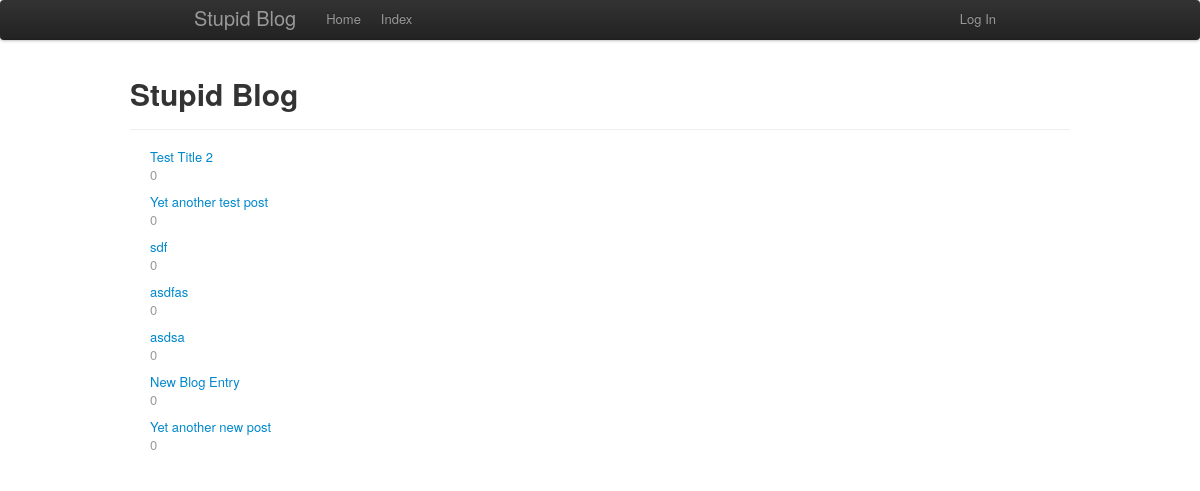
The app's page /categories.php, older data.
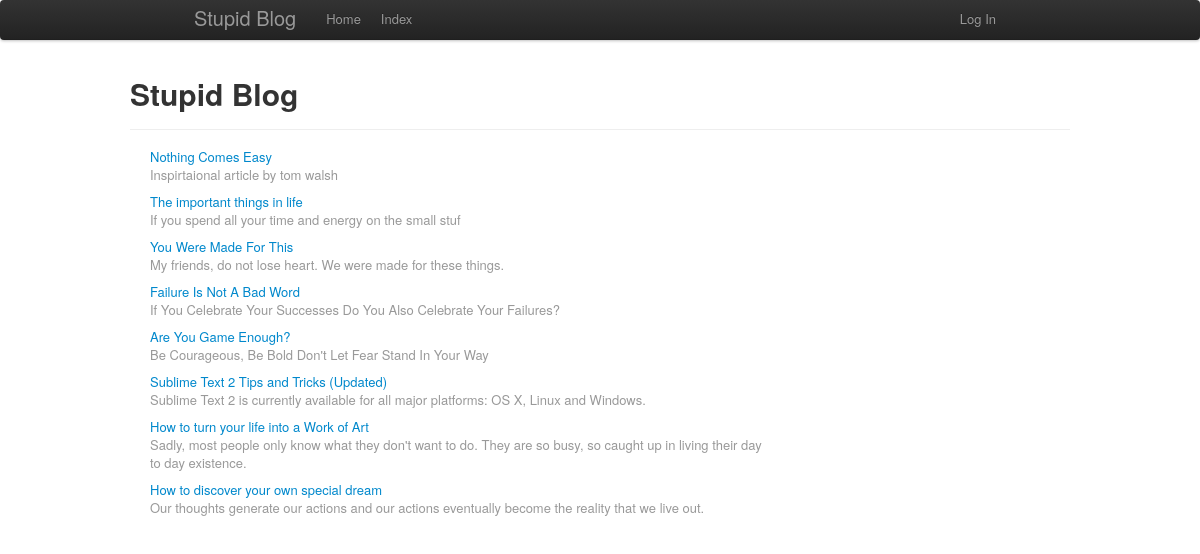
The same page, newer data.
### tables this page shows
CREATE TABLE IF NOT EXISTS `blog_posts` (
  `id` int(11) NOT NULL AUTO_INCREMENT,
  `title` varchar(255) NOT NULL,
  `post` text NOT NULL,
  `date_posted` date NOT NULL,
  `category` varchar(255) NOT NULL,
  PRIMARY KEY (`id`)
);

### categories.php (the view)
<?php include_once 'assets/includes/_header.php';
	$query = mysql_query("SELECT id,title,category FROM blog_posts");
	while($row = mysql_fetch_assoc($query)){
		echo "<a href=\"show_blogpost.php?ID=".$row['id']."\">".$row['title']."</a><br>";
		echo "<p class='muted'>".$row['category']."</p>";
	}
	include_once 'assets/includes/_footer.php';
 ?>

Row changes from the older to the newer data that the page shows:
removed blog_posts: title "Test Title 2", category "0"
removed blog_posts: title "Yet another test post", category "0"
removed blog_posts: title "sdf", category "0"
removed blog_posts: title "asdfas", category "0"
removed blog_posts: title "asdsa", category "0"
removed blog_posts: title "New Blog Entry", category "0"
removed blog_posts: title "Yet another new post", category "0"
added blog_posts: title "Nothing Comes Easy", category "Inspirtaional article by tom walsh"
added blog_posts: title "The important things in life", category "If you spend all your time and energy on the small stuf"
added blog_posts: title "You Were Made For This", category "My friends, do not lose heart. We were made for these things."
added blog_posts: title "Failure Is Not A Bad Word", category "If You Celebrate Your Successes Do You Also Celebrate Your Failures?"
added blog_posts: title "Are You Game Enough?", category "Be Courageous, Be Bold Don't Let Fear Stand In Your Way"
added blog_posts: title "Sublime Text 2 Tips and Tricks (Updated)", category "Sublime Text 2 is currently available for all major platforms: OS X, Linux and Windows."
added blog_posts: title "How to turn your life into a Work of Art", category "Sadly, most people only know what they don't want to do. They are so busy, so caught up in living their day to day existence."
added blog_posts: title "How to discover your own special dream", category "Our thoughts generate our actions and our actions eventually become the reality that we live out."
